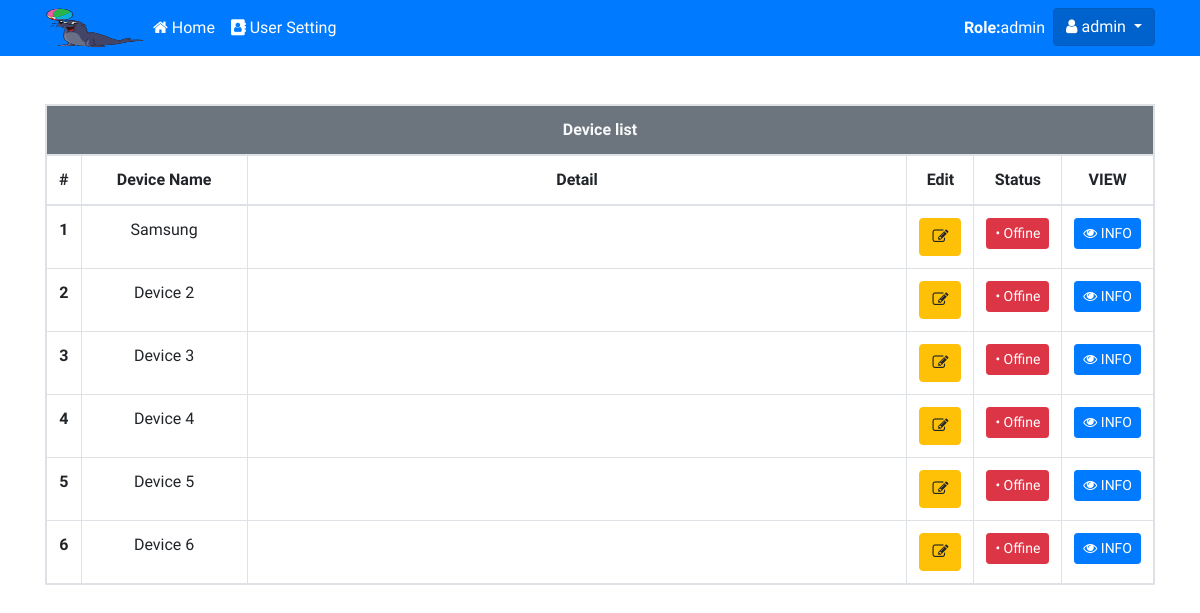
Page /fride/admin/index.php (signed in) on the committed database.
### tables this page shows
CREATE TABLE `tbl_device` (
  `dv_id` int(10) NOT NULL,
  `dv_name` varchar(255) NOT NULL,
  `dv_detail` varchar(255) NOT NULL,
  `dv_t_min` varchar(25) NOT NULL,
  `dv_t_max` varchar(25) NOT NULL,
  `dv_s_min` varchar(25) NOT NULL,
  `dv_s_max` varchar(25) NOT NULL,
  `dv_line_tk` varchar(100) NOT NULL
);

### fride/admin/index.php (the view, shortened to what this page needs)
<?php include_once('header.php'); ?>
</head>
<body>
  <?php include_once('import_navbar.php'); ?>
  <div class="container mt-5">
    <table class="table table-bordered table-responsive" id="show_device" width="100%">
      <thead>
        <tr>
          <th scope="col" colspan="8" class="bg-secondary text-light">Device list</th>
        </tr>
        <tr>
          <th scope="col" class="align-self-center" width="1%">#</th>
          <th scope="col" width="15%">Device Name</th>
          <th scope="col">Detail</th>
          <th scope="col" width="1%">Edit</th>
          <th scope="col" width="1%">Status</th>
          <th scope="col" width="1%">VIEW</th>
        </tr>
      </thead>
      <tbody>
        <?php
        $obj_dbcon = new dbcon;
        $get_device = $obj_dbcon->fetch_device();
        while ($fetch_device = $get_device->fetch_array()) {
        ?>
          <tr>
            <th scope="row"><?php echo$fetch_device['dv_id'];?></th>
            <td><?php echo$fetch_device['dv_name'];?></td>
            <td style="text-align:left;"><?php echo$fetch_device['dv_detail'];?></td>
            <td><a href="edit_device_list.php?dv_id=<?php echo $fetch_device['dv_id']; ?>"><button class="btn btn-warning"><i class="fa fa-pencil-square-o" aria-hidden="true"></i></button></a></td>
            <td><?php echo $check_status_device = $obj_dbcon->check_status_device($fetch_device['dv_id']);?></td>
            <td><a href="show_device.php?dv_id=<?php echo$fetch_device['dv_id'];?>"><button class="btn btn-primary btn-sm"><i class="fa fa-eye" aria-hidden="true"></i> INFO</button></a></td>
          </tr>
        <?php
        }
        ?>
      </tbody>
    </table>
  </div>
</body>
</html>

### fride/admin/header.php (shortened to what this page needs)
<?php
require_once('../functions.php');
?>
<!DOCTYPE html>
<html lang="en">
<head>
    <link rel="stylesheet" href="https://maxcdn.bootstrapcdn.com/bootstrap/4.0.0/css/bootstrap.min.css">
    <link rel="stylesheet" href="https://cdnjs.cloudflare.com/ajax/libs/font-awesome/4.7.0/css/font-awesome.min.css">
    <link rel="stylesheet" href="../css/style.css">

### fride/admin/import_navbar.php (shortened to what this page needs)
<nav class="navbar navbar-expand-lg navbar-dark bg-primary">
        <div class="container">
            <a href="index.php"><img src="../seal.png" width="100" height="40" alt=""></a>
            <div class="collapse navbar-collapse" id="navbarSupportedContent">
                <ul class="navbar-nav mr-auto">
                    <li class="nav-item active">
                        <a class="nav-link" href="index.php"><i class="fa fa-home" aria-hidden="true"></i> Home<span class="sr-only">(current)</span></a>
                    </li>
                    <li class="nav-item active">
                        <a class="nav-link" href="show_user.php"><i class="fa fa-address-book" aria-hidden="true"></i> User Setting</a>
                    </li>
                </ul>
                <ul class="navbar-nav ml-auto">
                    <li class="nav-item active">
                        <span class="nav-link"><b>Role:</b><?php echo$_SESSION['sess_u_type'];?></span>
                    </li>
                    <div class="dropdown">
                        <button class="btn btn-primary active dropdown-toggle" type="button" id="dropdownMenuButton" data-toggle="dropdown" aria-haspopup="true" aria-expanded="false">
                        <i class="fa fa-user" aria-hidden="true"> </i>
                            <?php
                            echo $_SESSION['sess_u_user'];
                            ?>
                        </button>
                    </div>
                </ul>
            </div>
        </div>
    </nav>

### fride/functions.php (shortened to what this page needs)
<?php
class dbcon
{
    public function __construct()
    {
        $this->dbcon = new mysqli(DB_SERVER, DB_USER, DB_PASS, DB_NAME);
    }
    function fetch_device()
    {
        $result = $this->dbcon->query("SELECT * FROM tbl_device");
        return $result;
    }
    function check_status_device($dv_id)
    {
        $result_send = $this->dbcon->query("SELECT *,NOW() as dt_now FROM tbl_data WHERE dv_id='$dv_id' ORDER BY data_id DESC LIMIT 1");
        $fetch_send = $result_send->fetch_array();
        if (!$fetch_send) {
            echo "<button class='btn btn-danger btn-sm'>• Offine</button>";
        } else {
            $recv = $fetch_send['Date'] . ' ' . $fetch_send['Time'];
            $recv_now = $fetch_send['dt_now'];
            $date1 = strtotime("$recv");
            $date2 = strtotime("$recv_now");
            $interval = $date2 - $date1;
            $seconds = $interval % 60;
            $minutes = floor(($interval % 3600) / 60);
            $hours = floor($interval / 3600);
            if ($hours > 0) {
                echo "<button class='btn btn-danger btn-sm'>• Offine</button>";
            }else if($hours >= 0 && $minutes >= 2){
                echo "<button class='btn btn-danger btn-sm'>• Offine</button>";
            }
            else{
                echo "<button class='btn btn-success btn-sm'>• Online</button>";
            }
        }
    }
}

### fride/css/style.css (style rules this page uses)
body { font-family: 'Sarabun', sans-serif; }
tr,td ,th > #show_device { text-align: center; vertical-align: middle; }

### rows in the picture
tbl_device: dv_id "1", dv_name "Samsung", shows "• Offine"
tbl_device: dv_id "2", dv_name "Device 2", shows "• Offine"
tbl_device: dv_id "3", dv_name "Device 3", shows "• Offine"
tbl_device: dv_id "4", dv_name "Device 4", shows "• Offine"
tbl_device: dv_id "5", dv_name "Device 5", shows "• Offine"
tbl_device: dv_id "6", dv_name "Device 6", shows "• Offine"

### other values in the picture
$_SESSION['sess_u_type'] "admin"
$_SESSION['sess_u_user'] "admin"
